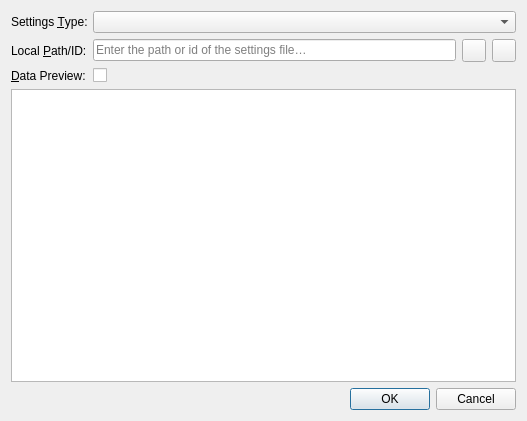
<?xml version="1.0" encoding="UTF-8"?>
<ui version="4.0">
 <class>EditSettingsObjectDialog</class>
 <widget class="QDialog" name="EditSettingsObjectDialog">
  <property name="geometry">
   <rect>
    <x>0</x>
    <y>0</y>
    <width>527</width>
    <height>421</height>
   </rect>
  </property>
  <property name="windowTitle">
   <string>Dialog</string>
  </property>
  <layout class="QVBoxLayout" name="verticalLayout">
   <item>
    <layout class="QFormLayout" name="formLayout">
     <item row="0" column="0">
      <widget class="QLabel" name="settingsTypeLabel">
       <property name="text">
        <string>Settings &amp;Type:</string>
       </property>
       <property name="buddy">
        <cstring>settingsTypeComboBox</cstring>
       </property>
      </widget>
     </item>
     <item row="0" column="1">
      <widget class="QComboBox" name="settingsTypeComboBox"/>
     </item>
     <item row="1" column="0">
      <widget class="QLabel" name="pathIDLabel">
       <property name="text">
        <string>Local &amp;Path/ID:</string>
       </property>
       <property name="buddy">
        <cstring>pathIDLineEdit</cstring>
       </property>
      </widget>
     </item>
     <item row="1" column="1">
      <layout class="QHBoxLayout" name="horizontalLayout">
       <item>
        <widget class="QLineEdit" name="pathIDLineEdit">
         <property name="placeholderText">
          <string>Enter the path or id of the settings file…</string>
         </property>
        </widget>
       </item>
       <item>
        <widget class="QToolButton" name="openButton">
         <property name="toolTip">
          <string>Select a file</string>
         </property>
         <property name="icon">
          <iconset theme="document-open">
           <normaloff>.</normaloff>.</iconset>
         </property>
        </widget>
       </item>
       <item>
        <widget class="QToolButton" name="applyButton">
         <property name="toolTip">
          <string>Load settings for given file/ID into the editor</string>
         </property>
         <property name="icon">
          <iconset theme="dialog-ok-apply">
           <normaloff>.</normaloff>.</iconset>
         </property>
        </widget>
       </item>
      </layout>
     </item>
     <item row="2" column="0">
      <widget class="QLabel" name="dataPreviewLabel">
       <property name="text">
        <string>&amp;Data Preview:</string>
       </property>
       <property name="buddy">
        <cstring>dataPreviewCheckBox</cstring>
       </property>
      </widget>
     </item>
     <item row="2" column="1">
      <widget class="QCheckBox" name="dataPreviewCheckBox"/>
     </item>
    </layout>
   </item>
   <item>
    <widget class="QTreeView" name="settingsTreeView">
     <property name="editTriggers">
      <set>QAbstractItemView::NoEditTriggers</set>
     </property>
     <property name="alternatingRowColors">
      <bool>true</bool>
     </property>
     <property name="sortingEnabled">
      <bool>true</bool>
     </property>
     <property name="animated">
      <bool>true</bool>
     </property>
    </widget>
   </item>
   <item>
    <widget class="QDialogButtonBox" name="buttonBox">
     <property name="orientation">
      <enum>Qt::Horizontal</enum>
     </property>
     <property name="standardButtons">
      <set>QDialogButtonBox::Cancel|QDialogButtonBox::Ok</set>
     </property>
    </widget>
   </item>
  </layout>
 </widget>
 <tabstops>
  <tabstop>settingsTypeComboBox</tabstop>
  <tabstop>pathIDLineEdit</tabstop>
  <tabstop>openButton</tabstop>
  <tabstop>applyButton</tabstop>
  <tabstop>dataPreviewCheckBox</tabstop>
  <tabstop>settingsTreeView</tabstop>
 </tabstops>
 <resources/>
 <connections>
  <connection>
   <sender>buttonBox</sender>
   <signal>accepted()</signal>
   <receiver>EditSettingsObjectDialog</receiver>
   <slot>accept()</slot>
   <hints>
    <hint type="sourcelabel">
     <x>248</x>
     <y>254</y>
    </hint>
    <hint type="destinationlabel">
     <x>157</x>
     <y>274</y>
    </hint>
   </hints>
  </connection>
  <connection>
   <sender>buttonBox</sender>
   <signal>rejected()</signal>
   <receiver>EditSettingsObjectDialog</receiver>
   <slot>reject()</slot>
   <hints>
    <hint type="sourcelabel">
     <x>316</x>
     <y>260</y>
    </hint>
    <hint type="destinationlabel">
     <x>286</x>
     <y>274</y>
    </hint>
   </hints>
  </connection>
 </connections>
</ui>
